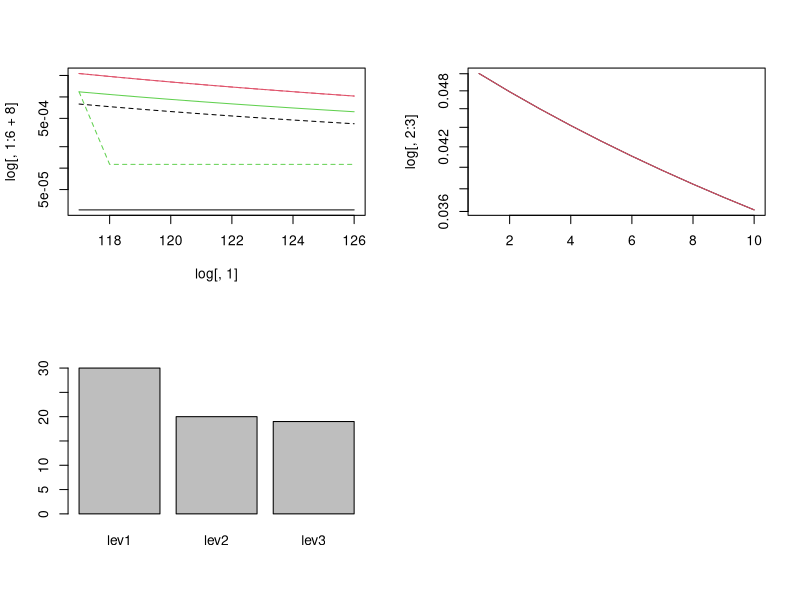
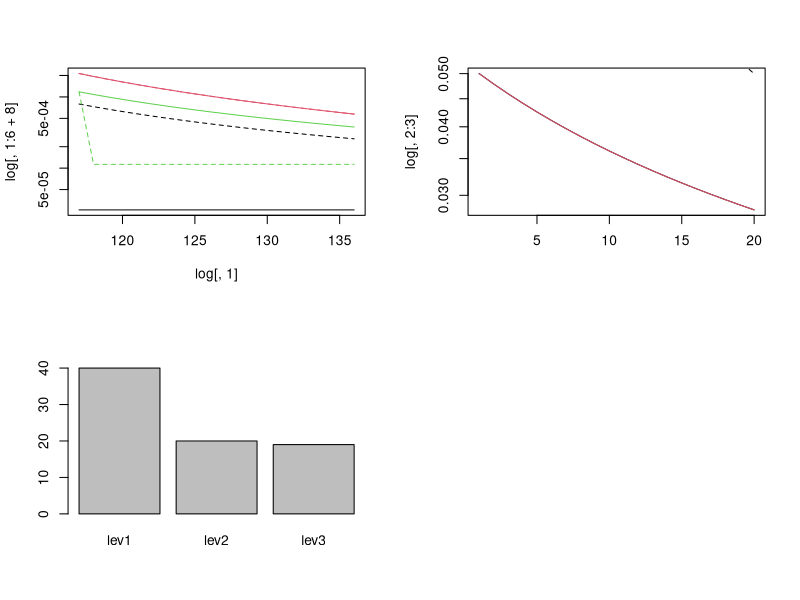
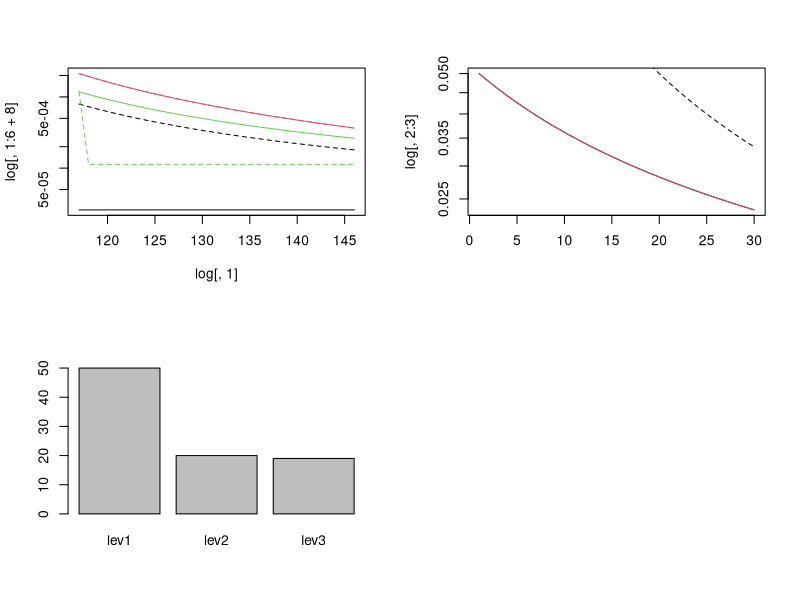
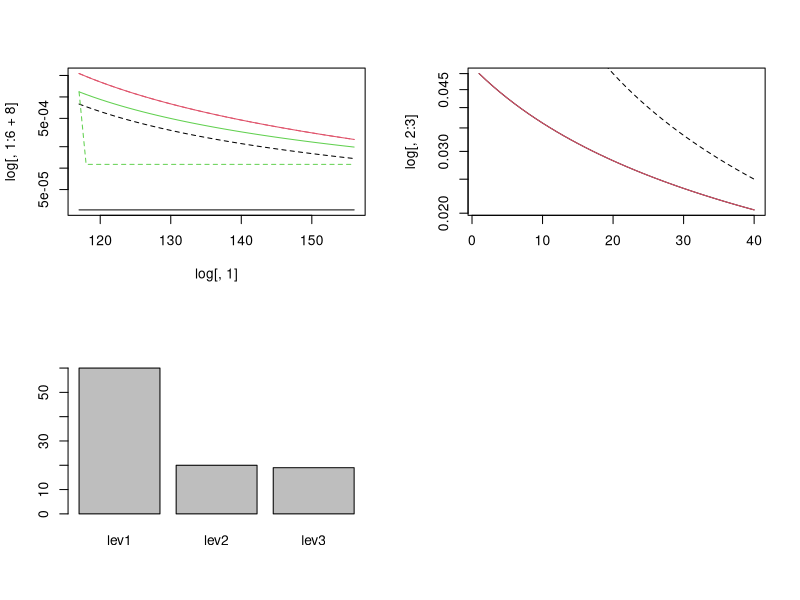
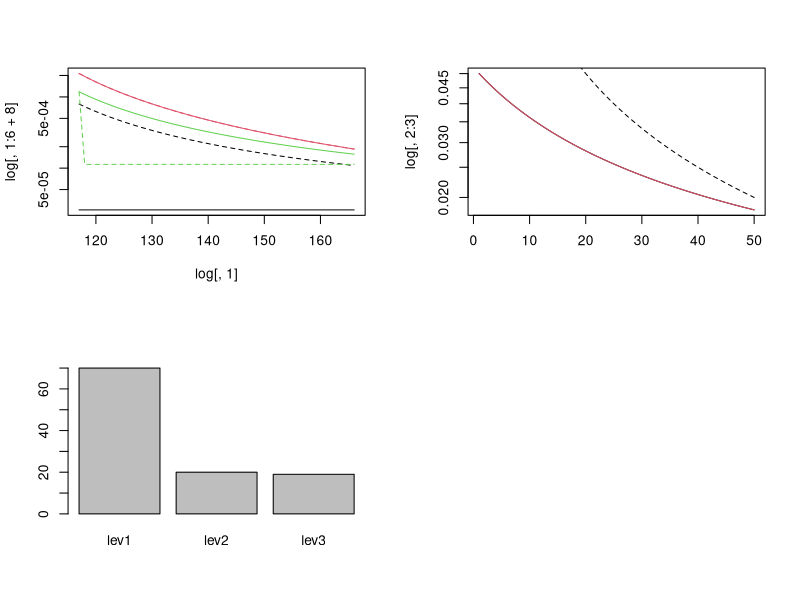
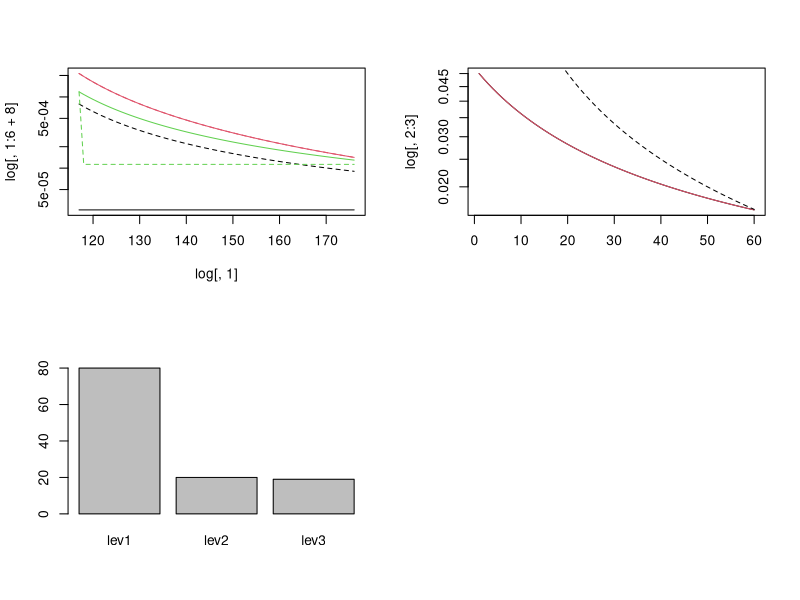
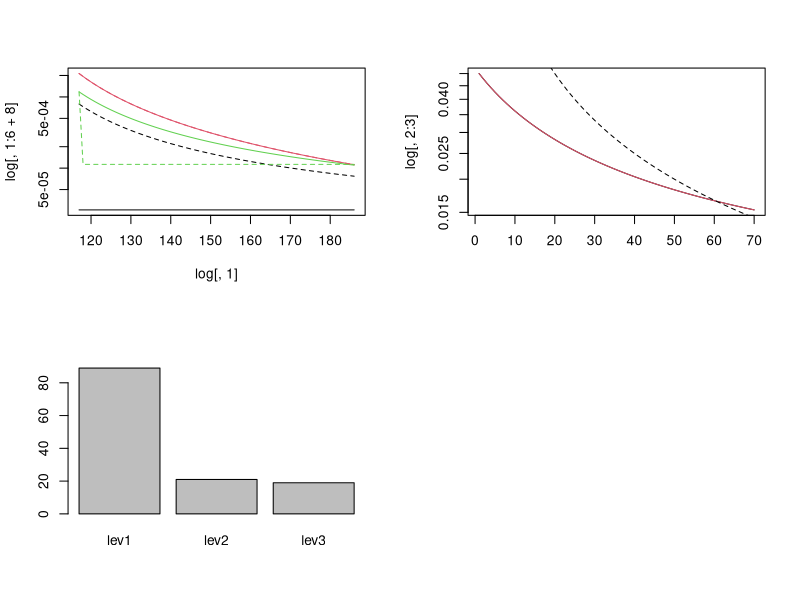
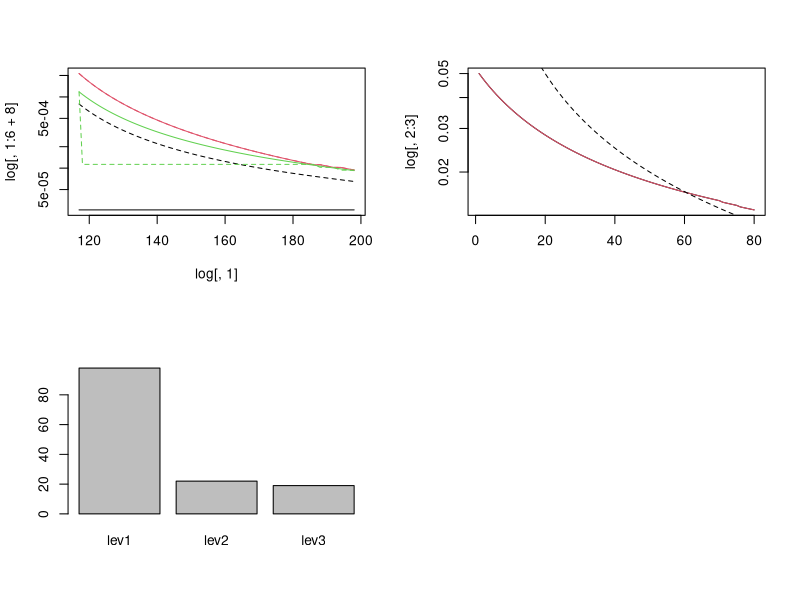

These charts were generated, in order, by the following R code: (Note: a time limit stopped this script after it produced the figures.)
library(Matrix)

N = 5000
cost = c(1,2,3)
#cost = c(1,1,1)
set.seed(123)
Ytable = matrix(rnorm(N*3),N,3,byrow = TRUE)
Ymat = matrix(c(1/3,1/13,1,1,0,1/10,1,1.5,0,0,1,2),4,3)
#Ymat = matrix(c(1,0,0,1,0,1,0,1.5,0,0,1,2),4,3)
Ytable = cbind(Ytable,1) %*% Ymat
Ytable = cbind(Ytable,1) %*% matrix(c(1,0,0,1,0,1,0,1.5,0,0,1,2),4,3)

realK = t(Ymat) %*% diag(c(1,1,1,0)) %*% Ymat

#realK = diag(3)
#rgl::plot3d(Ytable)

levs = factor(paste0("lev",1:3))
nlevs = nlevels(levs)
x = expand.grid(lev = levs,seed = 1:20)

fun = function(seed,lev) Ytable[seed+nrow(Ytable)*(as.integer(lev)-1)]

x$val = fun(x$seed,x$lev)

x = x[seq_len(nrow(x)-1),]

x_tab = reshape2::dcast(x, seed~lev, value.var = "val")

sparseZero = function(n,m) sparseMatrix(i=integer(0),j=integer(0),x=numeric(0),dims=c(n,m))

MyCov = function(x,y,BASE=K) {
  X = data.frame(seed=x$seed, lev=as.integer(x$lev), i=seq_len(nrow(x)))
  Y = data.frame(seed=y$seed, lev=as.integer(y$lev), i=seq_len(nrow(y)))
  
  XY = merge(X,Y,by="seed")
  sparseMatrix(
    i=XY$i.x,
    j=XY$i.y,
    x=BASE[XY$lev.x + (XY$lev.y-1)*nlevs],
    dims=c(nrow(X),nrow(Y)))
}

MyH = function(x) {
  sparseMatrix(
    i=seq_len(nrow(x)),
    j=as.integer(x$lev),
    x=1,
    dims=c(nrow(x),nlevs))
}

Z = sparseZero(3,3)

K = diag(nrow=nlevs)
log = NULL
for (ad in seq_len(2000)) {
  x = x[order(x$seed,x$lev),]
  K = realK
  #x_tab = reshape2::dcast(x, seed~lev, value.var = "val")
  #K = cov(x_tab[,1:3+1],use="pairwise") 
for (it in seq_len(50)) {
  xH = MyH(x)
  xS = MyCov(x,x)
  xM = rbind(cbind(xS,xH),cbind(t(xH),Z))
  MY = solve(xM,c(x$val,rep(0,nlevs)))
  mu = MY[nrow(x)+1:3]
  xe = expand.grid(seed = unique(x$seed), lev = levs)
  xe$val = cbind(MyCov(xe,x),MyH(xe)) %*% MY
  
  xe_tab = reshape2::dcast(xe, seed~lev, value.var = "val")
  K_ = cov(xe_tab[,seq_len(nlevs)+1])
  r = sqrt(sum((K-K_)^2))
  #print(r)
  break;
  if (r < 1e-10) break;
  K = K_
}

h = rep(0,nrow(x)+3)
h[nrow(x)+3] = 1

nx = expand.grid(seed = max(x$seed)+1, lev = levs)

lev_seed = sapply(levs, function(l) max(x$seed[x$lev == l])) + 1
nx = rbind(
  expand.grid(seed = max(x$seed) + 1, lev=levs),
  data.frame(seed = sapply(levs, function(l) max(x$seed[x$lev == l]))+1, lev = levs)
)
#nx = unique(nx)

nS = MyCov(x,nx)
nH = MyH(nx)
b = rbind(nS,t(nH))
g = solve(xM,b)
c = diag(MyCov(nx,nx))

mh = solve(xM,h)
var = -as.vector(h %*% solve(xM,h))
wei = as.vector(mh)[seq_len(nrow(x))]
length(wei)
var2 = as.vector(wei %*% MyCov(x,x,realK) %*% wei)
vardif = as.vector((h %*% g)^2 / (c - colSums(g*b)))

vardifpercost = vardif / cost[nx$lev]
log = rbind(log,c(sum(cost[x$lev]),var,var2,vardif,vardifpercost, mu))
#print(vardif)

sel = which.max(vardifpercost)

add_x = nx[sel,]
add_x$val = fun(add_x$seed,add_x$lev)
print(add_x)
x = rbind(x,add_x)
if (nrow(log) %% 10 == 0) {
  par(mfrow=c(2,2))
  matplot(log[,1],log[,1:6+8],log="y",type="l",col=rep(1:3,times=2),lty=rep(1:2,each=3))
#  plot(-log[,2],log="xy")
#  abline(0,-1)
  #plot(log[,1],log[,17]); abline(h=2)
  #lines(log[,1],2 + sqrt(-log[,2]),lty=2)
  #lines(log[,1],2 - sqrt(-log[,2]),lty=2)
  matplot(log[,2:3],log="y",type="l",lty=1)
  lines(realK[3,3]/seq_len(nrow(log)),lty=2)
  barplot(table(x$lev))
}
}


#plot(-log[,2],log="xy")
#abline(0,-1)


#x_tab = reshape2::dcast(x, seed~lev, value.var = "val")
